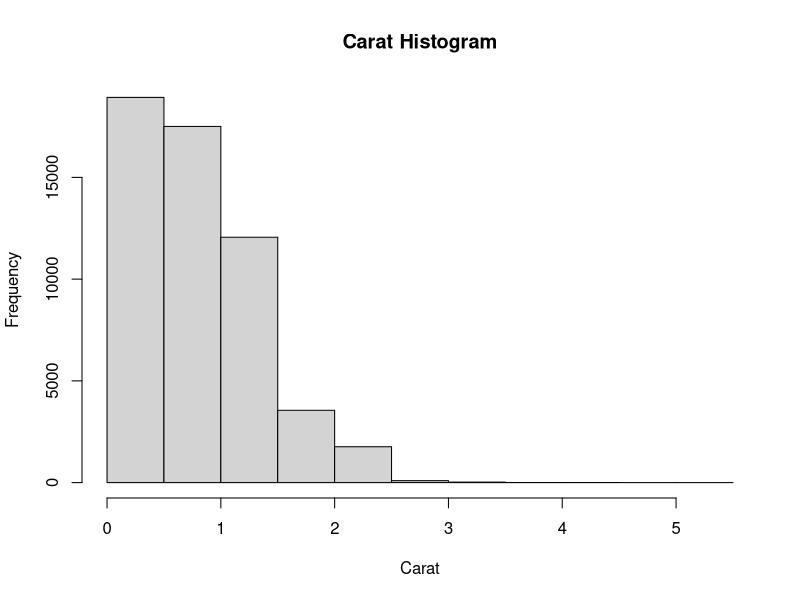
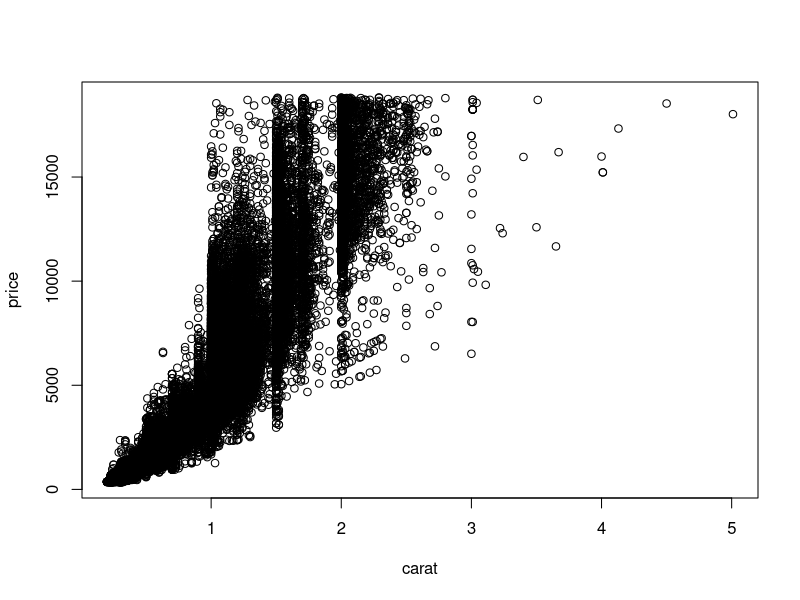
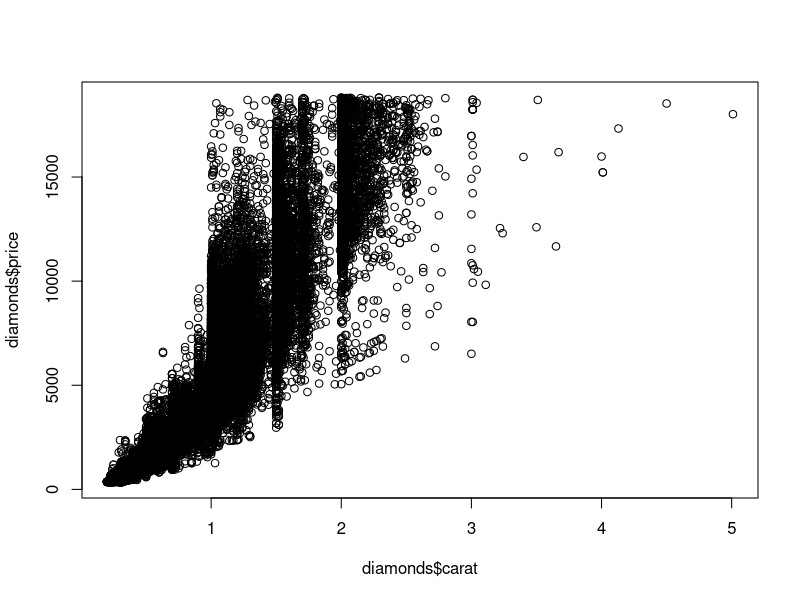
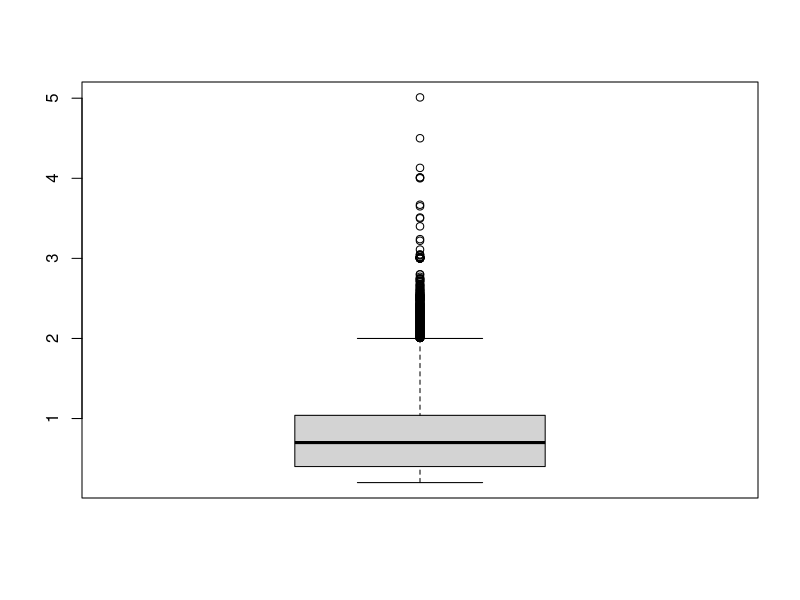
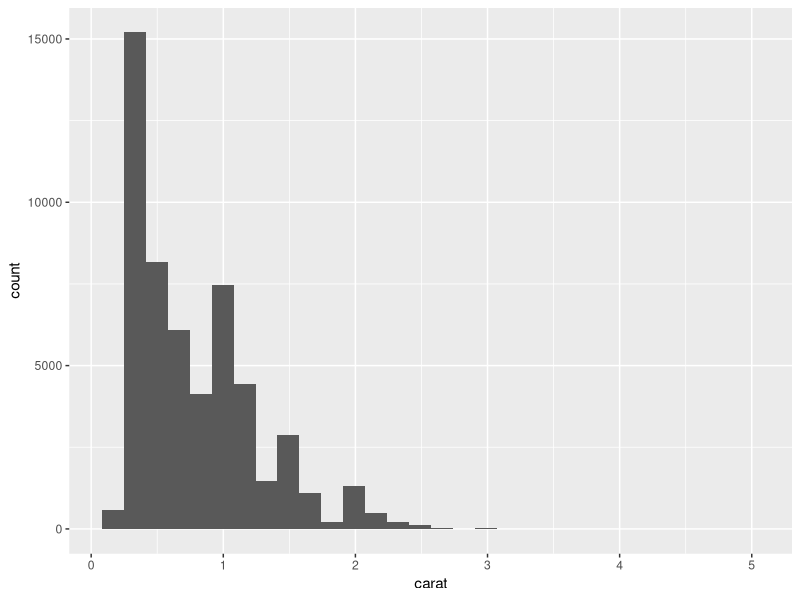
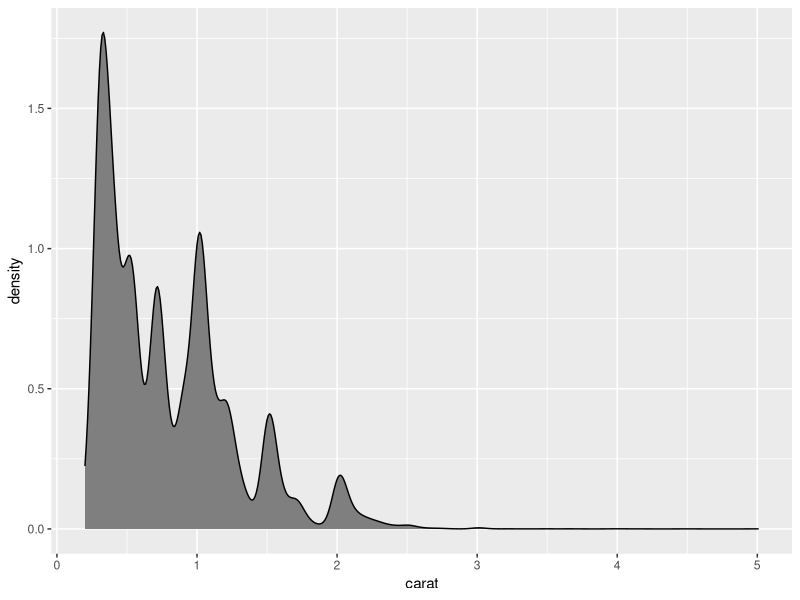
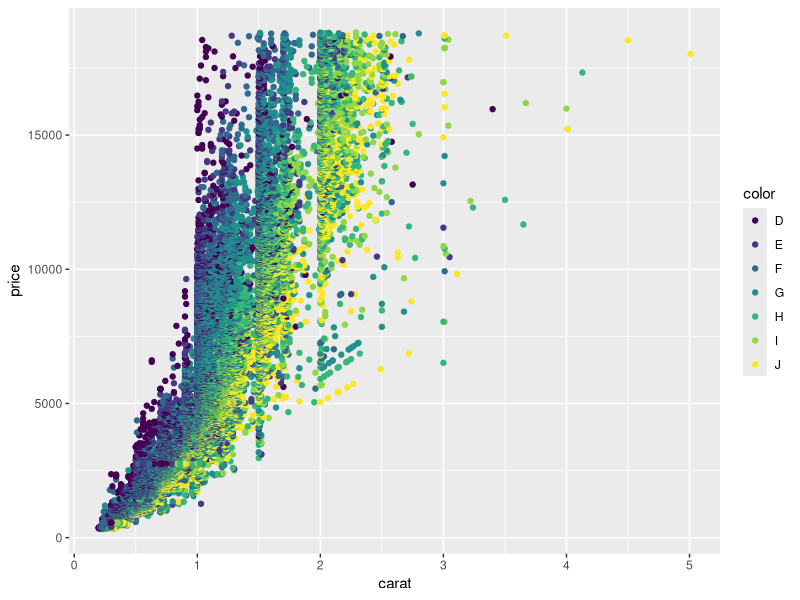
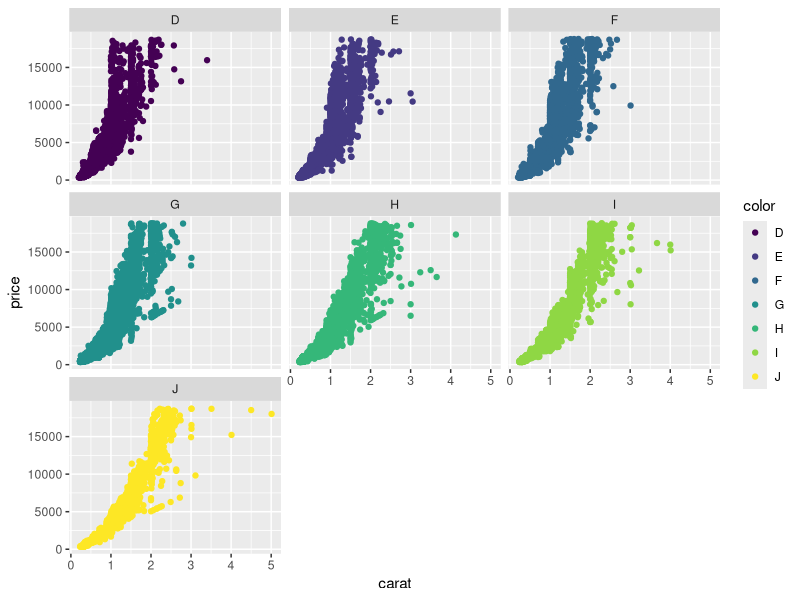

Generate these figures, in order, with R:
## ---- chunk 1
knitr::opts_chunk$set(echo = TRUE)
## ---- chunk 2
require(ggplot2)
data(diamonds)
head(diamonds)
## ---- chunk 3
hist(diamonds$carat, main="Carat Histogram", xlab="Carat")
## ---- chunk 4
plot(price ~ carat, data = diamonds)
## ---- chunk 5
plot(diamonds$carat, diamonds$price)
## ---- chunk 6
boxplot(diamonds$carat)
## ---- chunk 7
ggplot(data = diamonds) + geom_histogram(aes(x=carat)) 
## ---- chunk 8
ggplot(data=diamonds) + geom_density(aes(x=carat) , fill = "grey50")
## ---- chunk 9
g <- ggplot(diamonds, aes(x=carat,y=price))
g + geom_point(aes(color=color))
## ---- chunk 10
g + geom_point(aes(color=color)) + facet_wrap(~color)
## ---- chunk 11
g + geom_point(aes(color=color)) + facet_grid(cut~clarity)
## ---- chunk 12
ggplot(diamonds,aes(y=carat,x=1)) + geom_boxplot()
## ---- chunk 13
ggplot(diamonds,aes(y=carat,x=cut)) + geom_boxplot()
## ---- chunk 14
require(gridExtra)
p1 <- ggplot(diamonds,aes(y=carat,x=cut)) + geom_point() + geom_violin()
p2 <- ggplot(diamonds,aes(y=carat,x=cut)) + geom_violin() + geom_point()
grid.arrange(p1, p2, ncol=2)
## ---- chunk 15
data(economics)
head(economics)
## ---- chunk 16
ggplot(economics, aes(x=date,y=pop)) + geom_line()
## ---- chunk 17
require(lubridate)
## Create month and year columns
economics$year <- year(economics$date)
economics$month <- month(economics$date)
## Subset the data
econ2000 <- economics[which(economics$year>=2000),]
head(econ2000)
## ---- chunk 18
g <- ggplot(econ2000,aes(x=month,y=pop))
g <- g + geom_line(aes(color=factor(year), group=year))
g <- g + scale_color_discrete(name="Year")
g <- g + labs(title="Population Growth", x="Month",y="Population")
g
## ---- chunk 19
require(ggthemes)
g2 <- ggplot(diamonds, aes(x=carat,y=price)) + geom_point(aes(color=color))

## Lets apply few themes
p1 <- g2 + theme_economist() + scale_color_economist()
p2 <- g2 + theme_excel() + scale_color_excel()
p3 <- g2 + theme_tufte()
p4 <- g2 + theme_wsj()
grid.arrange(p1, p2, p3, p4, nrow=2, ncol=2)
## ---- chunk 20
data(mtcars)
head(mtcars)
summary(mtcars)
hist(mtcars$hp)



##histgg <- ggplot(mtcars,aes(x=mpg)) + geom_histogram(binwidth=5)
gd <- ggplot( mtcars) + geom_histogram(aes(x=mpg))
gd1 <- ggplot( mtcars) + geom_histogram(aes(x=mpg))
## ---- chunk 21
gd5 <- ggplot(mtcars,aes(y=cyl,x=wt)) + geom_violin()
gd5

## ---- chunk 22
gd4 <- ggplot(mtcars,aes(y=mpg,x=cyl)) + geom_point()
gd4
## ---- chunk 23
gd6 <- ggplot(mtcars,aes(x=wt, y=mpg, size=cyl)) + geom_point() 
gd6

